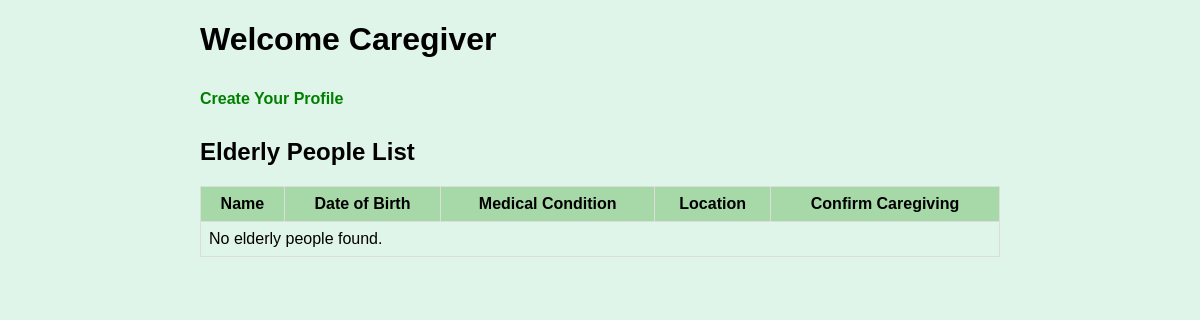
Page /caregiver-dashboard/ (signed in) on the earlier database version.
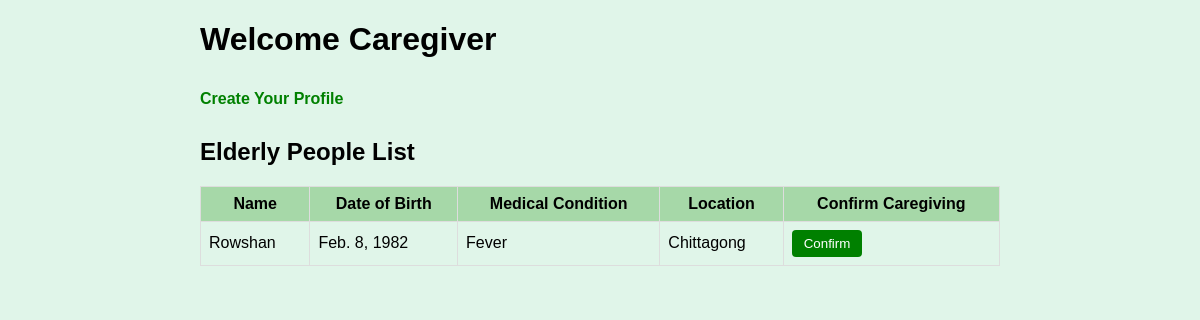
Same page on the later database version.
### core/models.py (models this page shows, shortened)
class ElderlyProfile(models.Model):
    family_member = models.ForeignKey(settings.AUTH_USER_MODEL, on_delete=models.CASCADE)
    name = models.CharField(max_length=100)
    dob = models.DateField()
    gender = models.CharField(max_length=20)
    med_condition = models.TextField()
    location = models.CharField(max_length=255)

### core/views.py (the view)
# urls.py: path('caregiver-dashboard/', views.caregiver_dashboard, name='caregiver_dashboard'),
@login_required
def caregiver_dashboard(request):
    try:
        profile = request.user.caregiverprofile
    except CaregiverProfile.DoesNotExist:
        profile = None
    elderly_list = ElderlyProfile.objects.all()
    return render(request, 'core/caregiver_dashboard.html', {
        'profile': profile,
        'elderly_list': elderly_list,
    })

### core/templates/core/caregiver_dashboard.html (shortened to what this page needs)
<!DOCTYPE html>
<html>
<head>
</head>
<body>
<div class="container">
    <h1>Welcome Caregiver</h1>
    {% if profile %}
        <p><strong>Your Profile:</strong> {{ profile.name }}, Phone: {{ profile.phone }}</p>
    {% else %}
        <a href="{% url 'create_caregiver_profile' %}">Create Your Profile</a>
    {% endif %}
    <h2>Elderly People List</h2>
    <table>
        <tr>
            <th>Name</th><th>Date of Birth</th><th>Medical Condition</th><th>Location</th><th>Confirm Caregiving</th>
        </tr>
        {% for elderly in elderly_list %}
        <tr>
            <td>{{ elderly.name }}</td>
            <td>{{ elderly.dob }}</td>
            <td>{{ elderly.med_condition }}</td>
            <td>{{ elderly.location }}</td>
            <td>
                <form method="post" action="{% url 'confirm_caregiving' elderly.id %}">
                    <button type="submit">Confirm</button>
                </form>
            </td>
        </tr>
        {% empty %}
        <tr><td colspan="5">No elderly people found.</td></tr>
        {% endfor %}
    </table>
</div>
</body>
</html>

### core/templates/core/caregiver_dashboard.html (style rules this page uses)
body { background-color: #e0f5e9; font-family: Arial; }
.container { width: 800px; margin: auto; }
a { display: inline-block; margin: 10px 0; color: green; text-decoration: none; font-weight: bold; }
table { width: 100%; border-collapse: collapse; margin-top: 15px; }
th, td { border: 1px solid #ddd; padding: 8px; }
th { background-color: #a6d8a8; }
button { background-color: green; color: white; border: none; padding: 6px 12px; cursor: pointer; border-radius: 4px; }

Differences in the rows shown:
added ElderlyProfile: name "Rowshan", dob "Feb. 8, 1982", med_condition "Fever", location "Chittagong"
Other differences:
text no longer shown: "No elderly people found."
